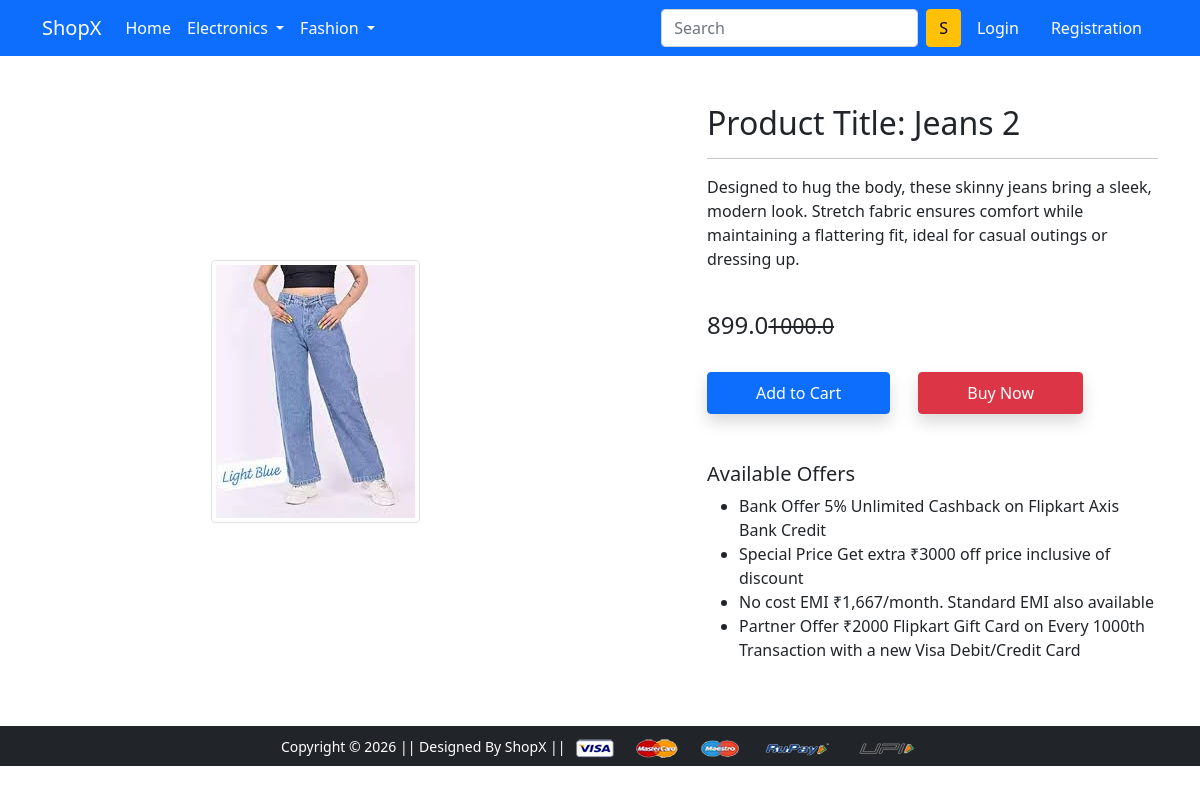
The app's page /product-detail/8 with its own data.
### app/models.py (models this page shows)
class Product(models.Model):
    title = models.CharField(max_length=100)
    selling_price = models.FloatField()
    discounted_price = models.FloatField()
    description = models.TextField()
    brand = models.CharField(max_length=100)
    category = models.CharField(choices=CATEGORY_CHOICES, max_length=2)
    product_image = models.ImageField(upload_to='productimage')

### app/views.py (the view)
# urls.py: path('product-detail/<int:pk>', views.ProductDetailView.as_view(), name='product-detail'),
class ProductDetailView(View):
  def get (self, request, pk):
   product=Product.objects.get(pk=pk)
   return render(request, 'app/productdetail.html', {'product':product})

### app/templates/app/productdetail.html (shortened to what this page needs)
{% extends 'app/base.html' %}
{% load static %}
{% block main-content %}
<div class="container my-5">
 <div class="row">
  <div class="col-sm-6 text-center align-self-center">
   <img src="{{product.product_image.url}}" alt="" class="img-fluid img-thumbnail">
  </div>
  <div class="col-sm-5 offset-sm-1">
   <h2>Product Title: {{product.title}}</h2>
   <hr>
   <p>{{product.description}}</p> <br>
   <h4>{{product.discounted_price}}<small class="fw-light text-decoration-line-through">{{product.selling_price}}</small></h4> <br>
   <form action="/add-to-cart" class="d-inline">
     <button type="submit" class="btn btn-primary shadow px-5 py-2">Add to Cart</button>
   </form>
   <a href="{% url 'buy-now' %}" class="btn btn-danger shadow px-5 py-2 ms-4">Buy Now</a>
   <h5 class="mt-5">Available Offers</h5>
   <ul>
    <li>Bank Offer 5% Unlimited Cashback on Flipkart Axis Bank Credit</li>
    <li>Special Price Get extra ₹3000 off price inclusive of discount</li>
    <li>No cost EMI ₹1,667/month. Standard EMI also available</li>
    <li>Partner Offer ₹2000 Flipkart Gift Card on Every 1000th Transaction with a new Visa Debit/Credit Card</li>
   </ul>
  </div>
 </div>
</div>
{% endblock main-content %}

### records on screen
Product: product_image (picture), title "Jeans 2", description "Designed to hug the body, these skinny jeans bring a sleek, modern look. Stretch fabric ensures comfort while maintaining a flattering fit, ideal for casual outings or dressing up.", discounted_price "899.0", selling_price "1000.0"
